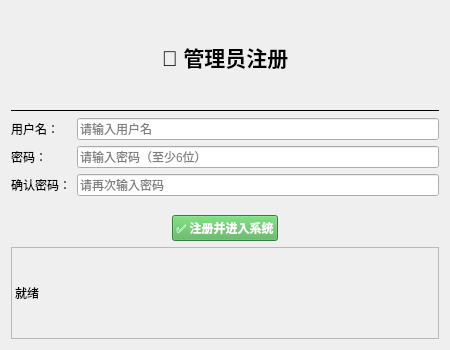
<?xml version="1.0" encoding="UTF-8"?>
<ui version="4.0">
 <class>AdminValidation</class>
 <widget class="QWidget" name="AdminValidation">
  <property name="geometry">
   <rect>
    <x>0</x>
    <y>0</y>
    <width>450</width>
    <height>350</height>
   </rect>
  </property>
  <property name="windowTitle">
   <string>管理员注册</string>
  </property>
  <layout class="QVBoxLayout" name="verticalLayout">
   <item>
    <widget class="QLabel" name="titleLabel">
     <property name="font">
      <font>
       <pointsize>16</pointsize>
       <bold>true</bold>
      </font>
     </property>
     <property name="text">
      <string>👑 管理员注册</string>
     </property>
     <property name="alignment">
      <set>Qt::AlignCenter</set>
     </property>
    </widget>
   </item>
   <item>
    <widget class="QFrame" name="line">
     <property name="frameShape">
      <enum>QFrame::HLine</enum>
     </property>
    </widget>
   </item>
   <item>
    <layout class="QFormLayout" name="formLayout">
     <item row="0" column="0">
      <widget class="QLabel" name="usernameLabel">
       <property name="text">
        <string>用户名：</string>
       </property>
      </widget>
     </item>
     <item row="0" column="1">
      <widget class="QLineEdit" name="usernameEdit">
       <property name="placeholderText">
        <string>请输入用户名</string>
       </property>
      </widget>
     </item>
     <item row="1" column="0">
      <widget class="QLabel" name="passwordLabel">
       <property name="text">
        <string>密码：</string>
       </property>
      </widget>
     </item>
     <item row="1" column="1">
      <widget class="QLineEdit" name="passwordEdit">
       <property name="echoMode">
        <enum>QLineEdit::Password</enum>
       </property>
       <property name="placeholderText">
        <string>请输入密码（至少6位）</string>
       </property>
      </widget>
     </item>
     <item row="2" column="0">
      <widget class="QLabel" name="confirmLabel">
       <property name="text">
        <string>确认密码：</string>
       </property>
      </widget>
     </item>
     <item row="2" column="1">
      <widget class="QLineEdit" name="confirmEdit">
       <property name="echoMode">
        <enum>QLineEdit::Password</enum>
       </property>
       <property name="placeholderText">
        <string>请再次输入密码</string>
       </property>
      </widget>
     </item>
    </layout>
   </item>
   <item>
    <layout class="QHBoxLayout" name="buttonLayout">
     <item>
      <spacer name="horizontalSpacer">
       <property name="orientation">
        <enum>Qt::Horizontal</enum>
       </property>
       <property name="sizeHint" stdset="0">
        <size>
         <width>40</width>
         <height>20</height>
        </size>
       </property>
      </spacer>
     </item>
     <item>
      <widget class="QPushButton" name="registerButton">
       <property name="text">
        <string>✅ 注册并进入系统</string>
       </property>
       <property name="minimumWidth">
        <number>150</number>
       </property>
       <property name="styleSheet">
        <string>background-color: #4caf50; color: white; font-weight: bold;</string>
       </property>
      </widget>
     </item>
     <item>
      <spacer name="horizontalSpacer_2">
       <property name="orientation">
        <enum>Qt::Horizontal</enum>
       </property>
       <property name="sizeHint" stdset="0">
        <size>
         <width>40</width>
         <height>20</height>
        </size>
       </property>
      </spacer>
     </item>
    </layout>
   </item>
   <item>
    <widget class="QLabel" name="statusLabel">
     <property name="text">
      <string>就绪</string>
     </property>
     <property name="frameShape">
      <enum>QFrame::StyledPanel</enum>
     </property>
    </widget>
   </item>
  </layout>
 </widget>
 <resources/>
 <connections/>
</ui>
